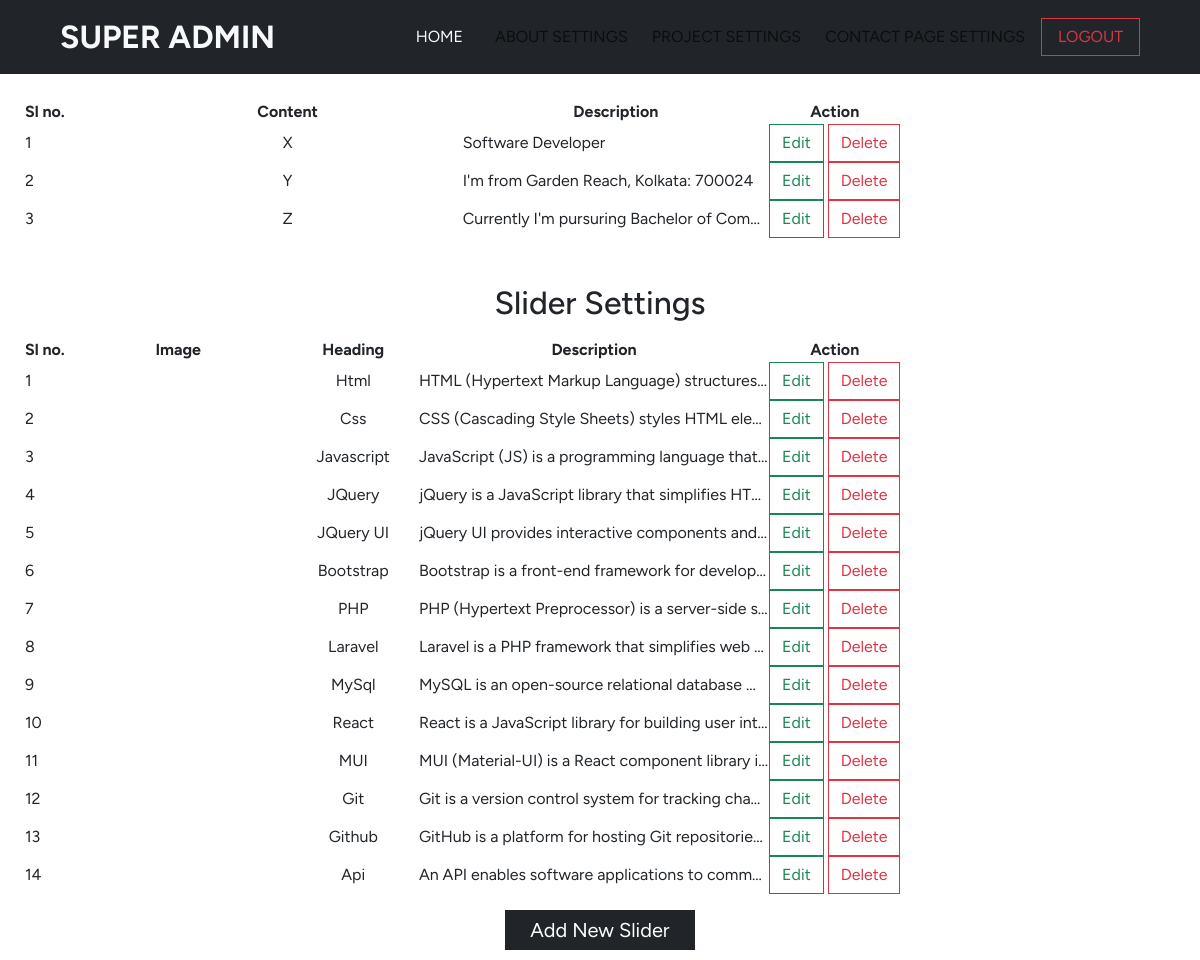
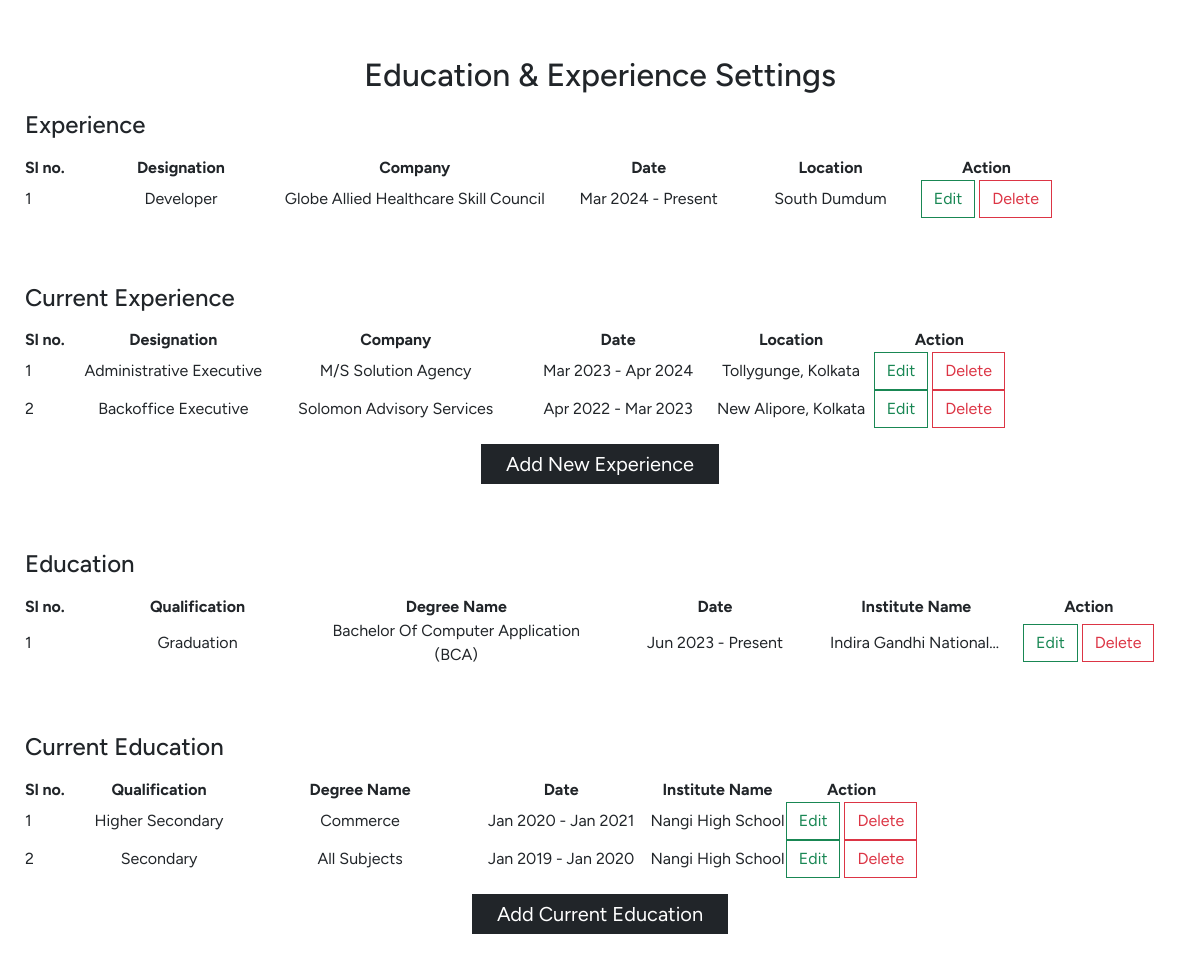
/portfolio/pages/admin-view/about-view.php (signed in), run on the app's committed database (2 pictures, top to bottom).
### tables this page shows
CREATE TABLE `about_settings` (
  `sl_no` int(11) NOT NULL,
  `image` varchar(255) NOT NULL,
  `description` text NOT NULL,
  `dttime` timestamp NOT NULL DEFAULT current_timestamp()
);

CREATE TABLE `about_slider` (
  `id` int(11) NOT NULL,
  `img` varchar(255) NOT NULL,
  `heading` varchar(255) NOT NULL,
  `description` text NOT NULL,
  `cttime` timestamp NOT NULL DEFAULT current_timestamp()
);

CREATE TABLE `about_experience` (
  `id` int(11) NOT NULL,
  `position` text NOT NULL,
  `company` text NOT NULL,
  `date` varchar(255) NOT NULL,
  `location` text NOT NULL,
  `cttime` timestamp NOT NULL DEFAULT current_timestamp()
);

CREATE TABLE `about_current_experience` (
  `id` int(11) NOT NULL,
  `position` text NOT NULL,
  `company` text NOT NULL,
  `date` varchar(255) NOT NULL,
  `location` text NOT NULL,
  `ctttime` timestamp NOT NULL DEFAULT current_timestamp()
);

CREATE TABLE `about_education` (
  `id` int(11) NOT NULL,
  `qualification` text NOT NULL,
  `q_name` text NOT NULL,
  `date` text NOT NULL,
  `name` text NOT NULL,
  `cttime` timestamp NOT NULL DEFAULT current_timestamp()
);

CREATE TABLE `about_current_education` (
  `id` int(11) NOT NULL,
  `qualification` text NOT NULL,
  `q_name` text NOT NULL,
  `date` text NOT NULL,
  `name` text NOT NULL,
  `cttime` timestamp NOT NULL DEFAULT current_timestamp()
);

### portfolio/pages/admin-view/about-view.php (the view, shortened to what the rows shown need)
<?php
include '../admin-settings/about-settings.php';
$viewData = allDisplay();
$viewsliderData = sliderDisplay();
$viewexperienceData = experienceDisplay();
$vieweducationData = educationDisplay();
$viewCurrentexperienceData = currentexperienceDisplay();
$viewCurrenteducationData = currenteducationDisplay();
?>
<!DOCTYPE html>
<html lang="en">
<head>
    <link rel="stylesheet" href="https://cdnjs.cloudflare.com/ajax/libs/font-awesome/6.6.0/css/all.min.css" />
    <link href="https://cdn.jsdelivr.net/npm/bootstrap@5.3.3/dist/css/bootstrap.min.css" rel="stylesheet">
    <link rel="stylesheet" href="https://cdn.datatables.net/2.1.8/css/dataTables.dataTables.css" />
</head>
<body>
    <section id="admin-dashboard" class="container-fluid">
        <table id="myTable" class="display">
            <thead>
                <tr>
                    <th style="width: 10%;" class="text-start">Sl no.</th>
                    <th style="width: 40%;" class="text-center">Content</th>
                    <th style="width: 35%;" class="text-center">Description</th>
                    <th style="width: 15%;" class="text-center">Action</th>
                </tr>
            </thead>
            <tbody>
                <?php
                $data = mysqli_fetch_all($viewData, MYSQLI_ASSOC);
                $slno = 0;
                foreach ($data as $showData) {
                    $slno++;
                ?>
                    <tr>
                        <td class="text-start"><?php echo $slno; ?></td>
                        <td class="text-center myImage text-capitalize"><?php echo htmlspecialchars($showData['image']); ?></td>
                        <td class="text-start myDescription text-truncate" style="max-width: 150px;"><?php echo htmlspecialchars($showData['description']); ?></td>
                        <td class="text-center">
                            <button type="button" class="btn btn-outline-success for_edit" data-bs-toggle="modal" data-bs-target="#editModal" style="border-radius: 0px;">Edit</button>
                            <button type="button" class="btn btn-outline-danger for_delete" data-bs-toggle="modal" data-bs-target="#deleteModal" style="border-radius: 0px;">Delete</button>
                        </td>
                    </tr>
                <?php } ?>
            </tbody>
        </table>
    </section>
    <section id="slider-dashboard" class="container-fluid">
        <h2 class="text-center my-3">Slider Settings</h2>
        <table id="sliderTable" class="display">
            <thead>
                <tr>
                    <th style="width: 5%;" class="text-start">Sl no.</th>
                    <th style="width: 25%;" class="text-center">Image</th>
                    <th style="width: 15%;" class="text-center">Heading</th>
                    <th style="width: 40%;" class="text-center">Description</th>
                    <th style="width: 15%;" class="text-center">Action</th>
                </tr>
            </thead>
            <tbody>
                <?php
                $data = mysqli_fetch_all($viewsliderData, MYSQLI_ASSOC);
                $slno = 0;
                foreach ($data as $showData) {
                    $slno++;
                ?>
                    <tr>
                        <td class="text-start"><?php echo $slno; ?></td>
                        <td class="text-center sliderImage text-capitalize"><?php echo htmlspecialchars($showData['img']); ?></td>
                        <td class="text-center sliderHeading text-capitalize"><?php echo htmlspecialchars($showData['heading']); ?></td>
                        <td class="text-start sliderDescription text-truncate" style="max-width: 150px;"><?php echo htmlspecialchars($showData['description']); ?></td>
                        <td class="text-center">
                            <button type="button" class="btn btn-outline-success for_slideredit" data-bs-toggle="modal" data-bs-target="#editModal2" style="border-radius: 0px;">Edit</button>
                            <button type="button" class="btn btn-outline-danger for_sliderdelete" data-bs-toggle="modal" data-bs-target="#deleteModal2" style="border-radius: 0px;">Delete</button>
                        </td>
                    </tr>
                <?php } ?>
            </tbody>
        </table>
    </section>
    <section id="slider-dashboard" class="container-fluid">
        <h2 class="text-center my-3">Education & Experience Settings</h2>
        <table id="edTable" class="display">
            <thead>
                <tr>
                    <th style="width: 5%;" class="text-start">Sl no.</th>
                    <th style="width: 20%;" class="text-center">Designation</th>
                    <th style="width: 25%;" class="text-center">Company</th>
                    <th style="width: 20%;" class="text-center">Date</th>
                    <th style="width: 15%;" class="text-center">Location</th>
                    <th style="width: 15%;" class="text-center">Action</th>
                </tr>
            </thead>
            <tbody>
                <?php
                $data = mysqli_fetch_all($viewexperienceData, MYSQLI_ASSOC);
                $slno = 0;
                foreach ($data as $showData) {
                    $slno++;
                ?>
                    <tr>
                        <td class="text-start"><?php echo $slno; ?></td>
                        <td class="text-center experienceDesignation text-capitalize"><?php echo htmlspecialchars($showData['position']); ?></td>
                        <td class="text-center experienceCompany text-capitalize"><?php echo htmlspecialchars($showData['company']); ?></td>
                        <td class="text-center experienceDate text-truncate" style="max-width: 150px;"><?php echo htmlspecialchars($showData['date']); ?></td>
                        <td class="text-center experienceLocation text-truncate" style="max-width: 150px;"><?php echo htmlspecialchars($showData['location']); ?></td>
                        <td class="text-center">
                            <button type="button" class="btn btn-outline-success for_experinceedit" data-bs-toggle="modal" data-bs-target="#editModal3" style="border-radius: 0px;">Edit</button>
                            <button type="button" class="btn btn-outline-danger for_experincedelete" data-bs-toggle="modal" data-bs-target="#deleteModal3" style="border-radius: 0px;">Delete</button>
                        </td>
                    </tr>
                <?php } ?>
            </tbody>
        </table>
    </section>
    <section id="slider-dashboard" class="container-fluid">
        <table id="CurrentedTable" class="display">
            <thead>
                <tr>
                    <th style="width: 5%;" class="text-start">Sl no.</th>
                    <th style="width: 20%;" class="text-center">Designation</th>
                    <th style="width: 25%;" class="text-center">Company</th>
                    <th style="width: 20%;" class="text-center">Date</th>
                    <th style="width: 15%;" class="text-center">Location</th>
                    <th style="width: 15%;" class="text-center">Action</th>
                </tr>
            </thead>
            <tbody>
                <?php
                $data = mysqli_fetch_all($viewCurrentexperienceData, MYSQLI_ASSOC);
                $slno = 0;
                foreach ($data as $showData) {
                    $slno++;
                ?>
                    <tr>
                        <td class="text-start"><?php echo $slno; ?></td>
                        <td class="text-center CrntexperienceDesignation text-capitalize"><?php echo htmlspecialchars($showData['position']); ?></td>
                        <td class="text-center CrntexperienceCompany text-capitalize"><?php echo htmlspecialchars($showData['company']); ?></td>
                        <td class="text-center CrntexperienceDate text-capitalize" style="max-width: 150px;"><?php echo htmlspecialchars($showData['date']); ?></td>
                        <td class="text-center CrntexperienceLocation text-truncate" style="max-width: 150px;"><?php echo htmlspecialchars($showData['location']); ?></td>
                        <td class="text-center">
                            <button type="button" class="btn btn-outline-success for_crntexperinceedit" data-bs-toggle="modal" data-bs-target="#editModal4" style="border-radius: 0px;">Edit</button>
                            <button type="button" class="btn btn-outline-danger for_crntexperincedelete" data-bs-toggle="modal" data-bs-target="#deleteModal4" style="border-radius: 0px;">Delete</button>
                        </td>
                    </tr>
                <?php } ?>
            </tbody>
        </table>
    </section>
    <section id="slider-dashboard" class="container-fluid">
        <table id="exTable" class="display">
            <thead>
                <tr>
                    <th style="width: 5%;" class="text-start">Sl no.</th>
                    <th style="width: 20%;" class="text-center">Qualification</th>
                    <th style="width: 25%;" class="text-center">Degree Name</th>
                    <th style="width: 20%;" class="text-center">Date</th>
                    <th style="width: 15%;" class="text-center">Institute Name</th>
                    <th style="width: 15%;" class="text-center">Action</th>
                </tr>
            </thead>
            <tbody>
                <?php
                $data = mysqli_fetch_all($vieweducationData, MYSQLI_ASSOC);
                $slno = 0;
                foreach ($data as $showData) {
                    $slno++;
                ?>
                    <tr>
                        <td class="text-start"><?php echo $slno; ?></td>
                        <td class="text-center educationnDesignation text-capitalize"><?php echo htmlspecialchars($showData['qualification']); ?></td>
                        <td class="text-center educationnCompany text-capitalize"><?php echo htmlspecialchars($showData['q_name']); ?></td>
                        <td class="text-center educationnDate text-truncate" style="max-width: 150px;"><?php echo htmlspecialchars($showData['date']); ?></td>
                        <td class="text-start educationnLocation text-truncate" style="max-width: 150px;"><?php echo htmlspecialchars($showData['name']); ?></td>
                        <td class="text-center">
                            <button type="button" class="btn btn-outline-success for_educationnedit" data-bs-toggle="modal" data-bs-target="#editModal5" style="border-radius: 0px;">Edit</button>
                            <button type="button" class="btn btn-outline-danger for_educationndelete" data-bs-toggle="modal" data-bs-target="#deleteModal5" style="border-radius: 0px;">Delete</button>
                        </td>
                    </tr>
                <?php } ?>
            </tbody>
        </table>
    </section>
    <section id="slider-dashboard" class="container-fluid">
        <table id="CurrentexTable" class="display">
            <thead>
                <tr>
                    <th style="width: 5%;" class="text-start">Sl no.</th>
                    <th style="width: 20%;" class="text-center">Qualification</th>
                    <th style="width: 25%;" class="text-center">Degree Name</th>
                    <th style="width: 20%;" class="text-center">Date</th>
                    <th style="width: 15%;" class="text-center">Institute Name</th>
                    <th style="width: 15%;" class="text-center">Action</th>
                </tr>
            </thead>
            <tbody>
                <?php
                $data = mysqli_fetch_all($viewCurrenteducationData, MYSQLI_ASSOC);
                $slno = 0;
                foreach ($data as $showData) {
                    $slno++;
                ?>
                    <tr>
                        <td class="text-start"><?php echo $slno; ?></td>
                        <td class="text-center crnteducationnDesignation text-capitalize"><?php echo htmlspecialchars($showData['qualification']); ?></td>
                        <td class="text-center crnteducationnCompany text-capitalize"><?php echo htmlspecialchars($showData['q_name']); ?></td>
                        <td class="text-center crnteducationnDate text-truncate" style="max-width: 150px;"><?php echo htmlspecialchars($showData['date']); ?></td>
                        <td class="text-center crnteducationnLocation text-truncate" style="max-width: 150px;"><?php echo htmlspecialchars($showData['name']); ?></td>
                        <td class="text-center">
                            <button type="button" class="btn btn-outline-success for_crnteducationnedit" data-bs-toggle="modal" data-bs-target="#editModal6" style="border-radius: 0px;">Edit</button>
                            <button type="button" class="btn btn-outline-danger for_crnteducationndelete" data-bs-toggle="modal" data-bs-target="#deleteModal6" style="border-radius: 0px;">Delete</button>
                        </td>
                    </tr>
                <?php } ?>
            </tbody>
        </table>
    </section>
</body>
</html>

### data on the page
about_settings: image "X", description "Software Developer"
about_settings: image "Y", description "I'm from Garden Reach, Kolkata: 700024"
about_settings: image "Z", description "Currently I'm pursuring Bachelor of Com…"
about_slider: heading "Html", description "HTML (Hypertext Markup Language) structures…"
about_slider: heading "Css", description "CSS (Cascading Style Sheets) styles HTML ele…"
about_slider: heading "Javascript", description "JavaScript (JS) is a programming language that…"
about_slider: heading "JQuery", description "jQuery is a JavaScript library that simplifies HT…"
about_slider: heading "JQuery UI", description "jQuery UI provides interactive components and…"
about_slider: heading "Bootstrap", description "Bootstrap is a front-end framework for develop…"
about_slider: heading "PHP", description "PHP (Hypertext Preprocessor) is a server-side s…"
about_slider: heading "Laravel", description "Laravel is a PHP framework that simplifies web…"
about_slider: heading "MySql", description "MySQL is an open-source relational database…"
about_slider: heading "React", description "React is a JavaScript library for building user int…"
about_slider: heading "MUI", description "MUI (Material-UI) is a React component library i…"
about_slider: heading "Git", description "Git is a version control system for tracking cha…"
about_slider: heading "Github", description "GitHub is a platform for hosting Git repositorie…"
about_slider: heading "Api", description "An API enables software applications to comm…"
about_experience: position "Developer", company "Globe Allied Healthcare Skill Council", date "Mar 2024 - Present", location "South Dumdum"
about_current_experience: position "Administrative Executive", company "M/S Solution Agency", date "Mar 2023 - Apr 2024", location "Tollygunge, Kolkata"
about_current_experience: position "Backoffice Executive", company "Solomon Advisory Services", date "Apr 2022 - Mar 2023", location "New Alipore, Kolkata"
about_education: qualification "Graduation", q_name "Bachelor Of Computer Application (BCA)", date "Jun 2023 - Present", name "Indira Gandhi National…"
about_current_education: qualification "Higher Secondary", q_name "Commerce", date "Jan 2020 - Jan 2021", name "Nangi High School"
about_current_education: qualification "Secondary", q_name "All Subjects", date "Jan 2019 - Jan 2020", name "Nangi High School"
